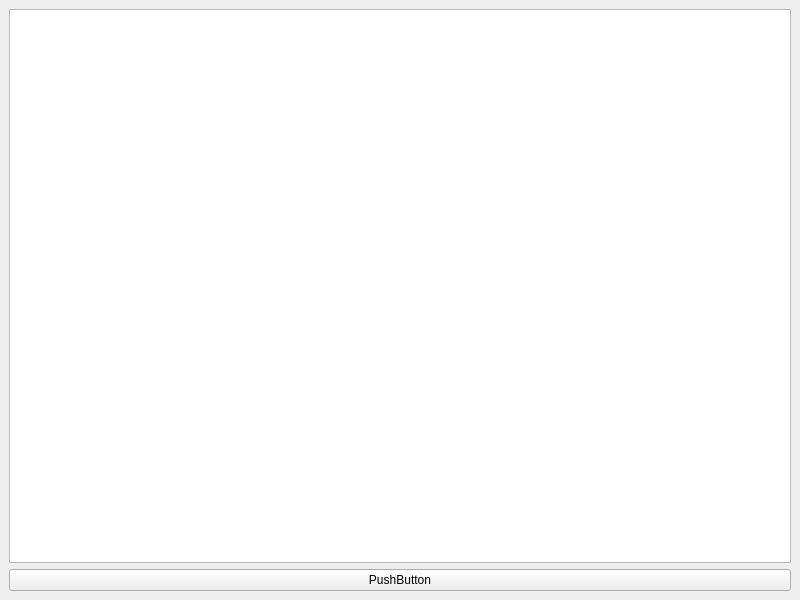
<?xml version="1.0" encoding="UTF-8"?>
<ui version="4.0">
 <class>MainWindow</class>
 <widget class="QMainWindow" name="MainWindow">
  <property name="geometry">
   <rect>
    <x>0</x>
    <y>0</y>
    <width>800</width>
    <height>600</height>
   </rect>
  </property>
  <property name="windowTitle">
   <string>MainWindow</string>
  </property>
  <widget class="QWidget" name="centralwidget">
   <layout class="QVBoxLayout" name="verticalLayout">
    <item>
     <widget class="QListWidget" name="textWidget"/>
    </item>
    <item>
     <widget class="QPushButton" name="clickButton">
      <property name="text">
       <string>PushButton</string>
      </property>
     </widget>
    </item>
   </layout>
  </widget>
 </widget>
 <resources/>
 <connections/>
</ui>
